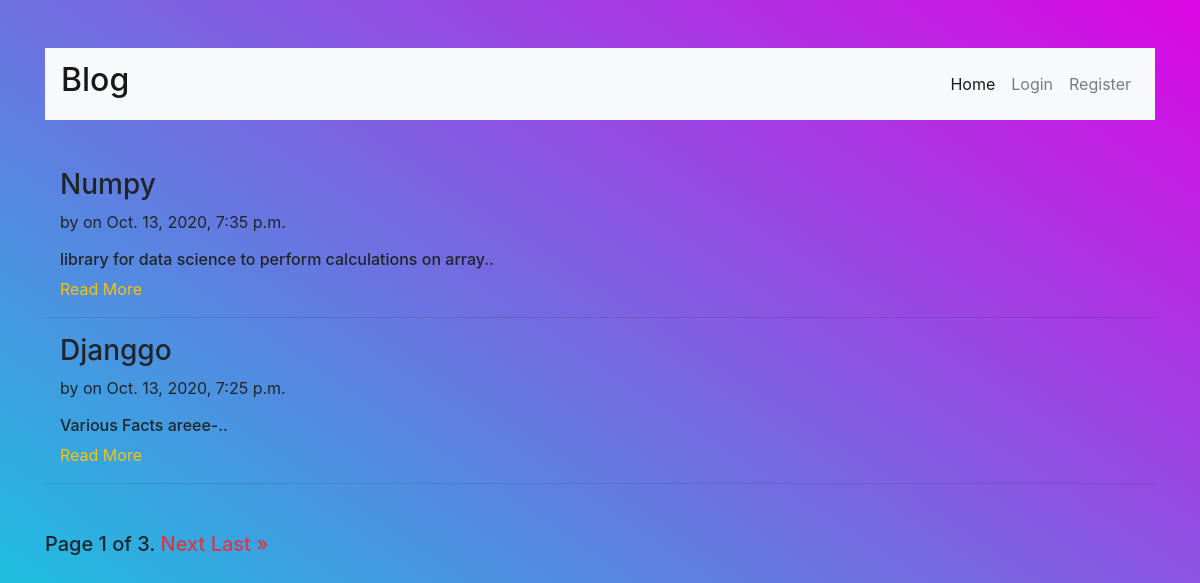
The page / on the database its author committed.
### blog/models.py (models this page shows)
class Posts(models.Model):
    post_id=models.AutoField(primary_key=True)
    title=models.CharField(max_length=100)
    content=models.TextField()
    date_posted=models.DateTimeField(default=timezone.now)
    author=models.ForeignKey(User,on_delete=models.CASCADE)

### blog/views.py (the view)
# urls.py: path('',views.index),
def index(request):
    post = Posts.objects.values().order_by('-date_posted')
    print(request.user)
    paginator = Paginator(post, 2)
    page_number = request.GET.get('page')
    page_obj = paginator.get_page(page_number)
    posts={'posts':post ,'page_obj': page_obj}
    return render(request ,'index.html',posts)

### templates/index.html (shortened to what this page needs)
<html xmlns="http://www.w3.org/1999/html">
<head>
      <link rel="stylesheet" href="https://maxcdn.bootstrapcdn.com/bootstrap/4.4.1/css/bootstrap.min.css">
</head>
<body>
<header class="my-5 container">
<nav class="navbar navbar-expand-lg navbar-light bg-light fixed my-5 ">
  <a class="navbar-brand" href="#"><h2>Blog</h2></a>
  <div class="collapse navbar-collapse" id="navbarNavAltMarkup">
    <div class="navbar-nav ml-auto">
      <a class="nav-item nav-link active" href="/">Home <span class="sr-only">(current)</span></a>
      <a class="nav-item nav-link text-align-right" href="/login_page">Login</a>
      <a class="nav-item nav-link text-align-right" href="/register">Register</a>
 </div>
  </div>
</nav>
</header>
 <div class="container my-5">
    {% for post in page_obj %}
    <div class="col-12 ">
<h3>{{post.title}}</h3>
    <p>by {{post.author}} on {{post.date_posted}}</p>
    <h6>{{post.content|slice:"0:400"}}..</h6>
<a class="text-warning" href="/posts_view/{{post.post_id}}">Read More</a>
</div>
<hr>
{% endfor%}
</div>
<div class="container">
  <h5>
<div class="pagination">
    <span class="step-links">
        <span class="current">
            Page {{ page_obj.number }} of {{ page_obj.paginator.num_pages }}.
        </span>
        {% if page_obj.has_next %}
            <a href="?page={{ page_obj.next_page_number }}" class="text-danger">Next</a>
            <a href="?page={{ page_obj.paginator.num_pages }}" class="text-danger">Last &raquo;</a>
        {% endif %}
    </span>
</div>
</h5>
</div>
</body>
</html>

### templates/index.html (style rules this page uses)
body { background-image: linear-gradient(to top right,#00dbdf,#dc06e4); justify-content: center; align-items: center; }

### rows shown on the page
Posts: title "Numpy", date_posted "Oct. 13, 2020, 7:35 p.m.", content "library for data science to perform calculations on array"
Posts: title "Djanggo", date_posted "Oct. 13, 2020, 7:25 p.m.", content "Various Facts areee-"

### other values the page prints
{{ page_obj.number }} "1"
{{ page_obj.paginator.num_pages }} "3"
